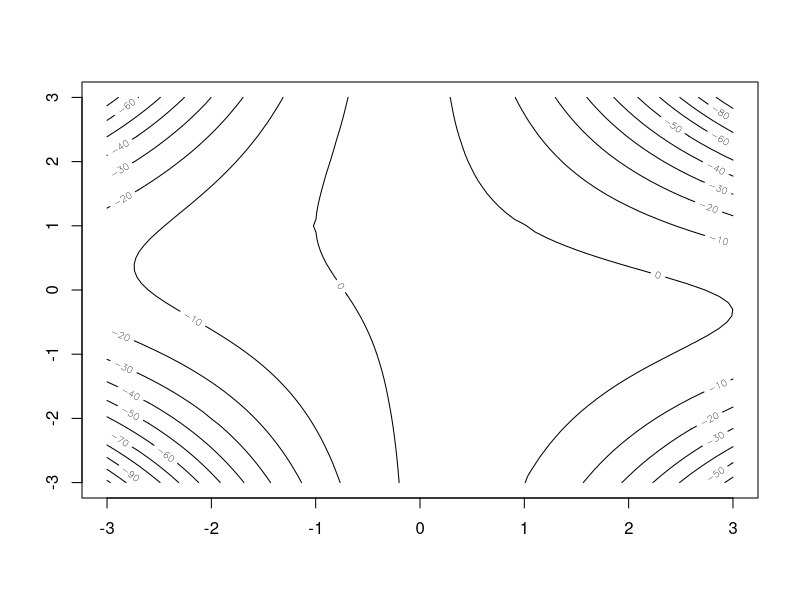
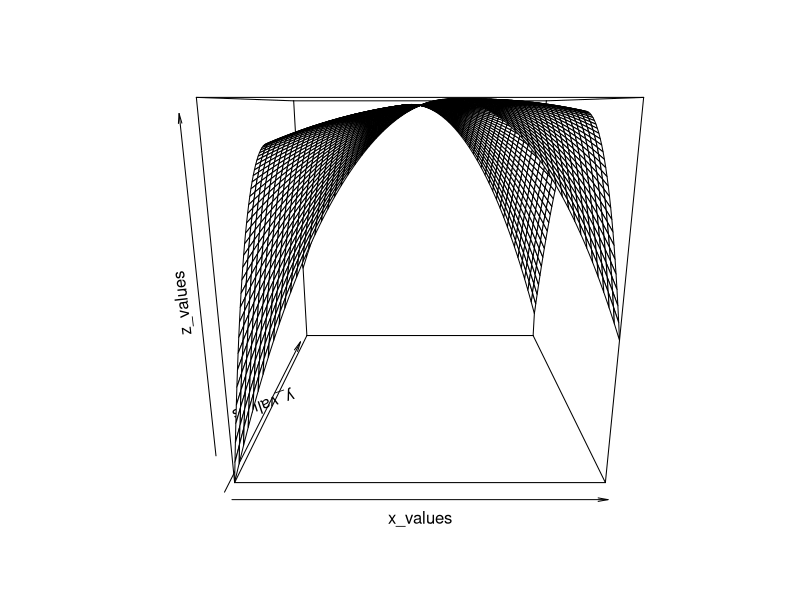

Reproduce these figures in R, in order.
## ---- chunk 1
# Problem setup
g <- function(x, y){-x^2 - x^2*y^2 - 2*x*y + 2*x + 2}
## ---- chunk 2
# Contour plot
#contour()

x_values <- seq(-3, 3, 0.1)
y_values <- seq(-3, 3, 0.1)
z_values <- matrix(0, nrow=length(x_values), ncol=length(y_values), dimnames = list(x_values, y_values))

for (i in 1:length(x_values)){
  for (j in 1:length(y_values)){
    z_values[i, j] <- g(x_values[i], y_values[j])
    #cat("New. x: ", x_i, " y:", y_i, " and value:", g(x_i, y_i), "\n")
  }
}
#z_values

contour(x=x_values, y=y_values, z = z_values)

persp(x=x_values, y=y_values, z = z_values)
## ---- chunk 3
# Implement Newton method
